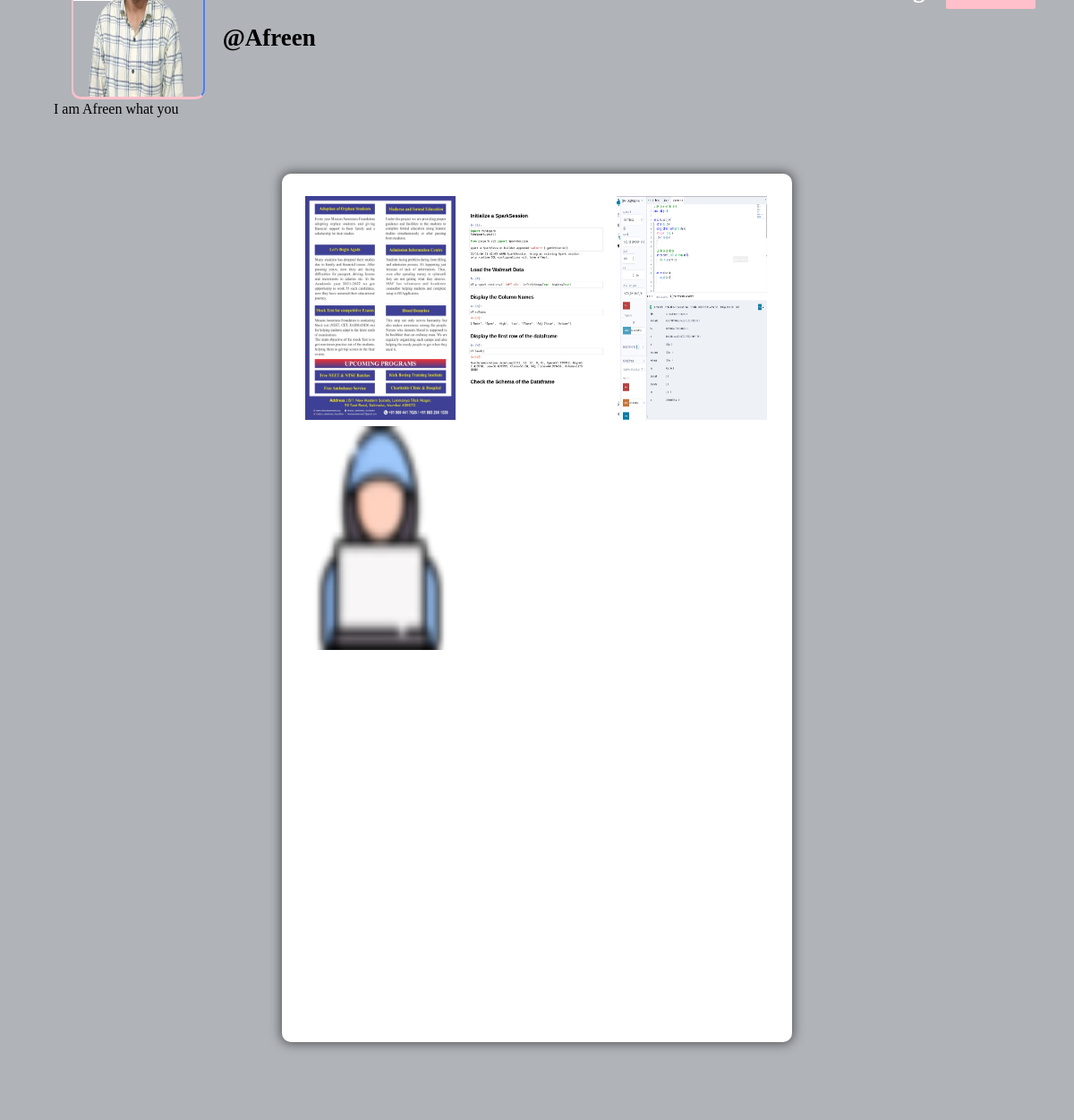
/profile/Afreen (signed in), run on the app's committed database.
### core/models/Profile.py (models this page shows, shortened)
class Profile(models.Model):
    user = models.ForeignKey(User, on_delete=models.CASCADE)
    id_user = models.IntegerField()
    bio = models.TextField(blank=True)
    profileimg = models.ImageField(upload_to='profile_images', default='blank-profile-picture.png')
    location = models.CharField(max_length=100, blank=True)

### core/models/Post.py (models this page shows, shortened)
class Post(models.Model):
    id = models.UUIDField(primary_key=True, default=uuid.uuid4)
    user = models.CharField(max_length=100)
    image = models.ImageField(upload_to='post_images')
    caption = models.TextField()
    created_at = models.DateTimeField(default=datetime.now)
    no_of_likes = models.IntegerField(default=0)

### core/views/profile.py (the view)
# urls.py: path('profile/<str:pk>', profile, name='profile'),
@login_required(login_url='signin')
def profile(request, pk):
    user_object = User.objects.get(username=pk)
    user_profile = Profile.objects.get(user=user_object)
    user_posts = Post.objects.filter(user=pk)
    user_post_length = len(user_posts)
    follower = request.user.username
    user = pk
    if FollowersCount.objects.filter(follower=follower,user=user).first():
        button_text = 'Unfollow'
    else:
        button_text = 'Follow'
    user_followers = len(FollowersCount.objects.filter(user=pk))
    user_following = len(FollowersCount.objects.filter(follower=pk))
    context = {
        'user_object':user_object,
        'user_profile':user_profile,
        'user_posts':user_posts,
        'user_post_length':user_post_length,
        'button_text':button_text,
        'user_followers':user_followers,
        'user_following':user_following
    }
    return render(request, 'profile.html', context)

### templates/profile.html (shortened to what this page needs)
{% load static %}
<!DOCTYPE html>
<html lang="en">
<head>
    <link rel="stylesheet" href="{% static 'css/main.min.css' %}">
    <link rel="stylesheet" href="{% static 'css/style.css' %}">
    <link rel="stylesheet" href="{% static 'css/color.css' %}">
    <link rel="stylesheet" href="{% static 'css/responsive.css' %}">
</head>
<body>
	<section>
			<div class="feature-photo">
				<figure><img src="{% static 'images/resources/timeline-1.jpg' %}" alt=""></figure>
				<form action="/follow" method="post">
					<div class="add-btn">
					{% if user_object.username == user.username %}
						<a href="/settings" title="" data-ripple="">Account Settings</a>
					{% else %}
						<a title="" data-ripple=""><button type="submit" style="background-color: #ffc0cb; border: #ffc0cb;">{{button_text}}</button></a>
					{% endif %}
					</div>
				</form>
				<div class="container-fluid">
					<div class="row merged">
						<div class="col-lg-2 col-sm-3">
							<div class="user-avatar">
								<figure>
									<img src={{user_profile.profileimg.url}} style="height: 250px; width: 100%;" alt="">
								</figure>
							</div>
						</div>
						<div class="col-lg-10 col-sm-9">
							<div class="timeline-info">
								<ul>
									<li class="admin-name">
									  <h5 style="color: black;white-space: nowrap; width: 110px; font-size: 27px;"><b>@{{user_profile.user.username}}</b></h5>
									</li>
								</ul>
							</div>
						</div>
					</div>
				</div>
			</div>
		</section>
		<section>
			<div class="bio">
				{{user_profile.bio}}
			</div>
		</section>
	<section>
		<div class="gap gray-bg">
			<div class="container-fluid">
				<div class="row">
					<div class="col-lg-12">
						<div class="row" id="page-contents">
							<div class="col-lg-3">
								<aside class="sidebar static">
								</aside>
							</div>
							<div class="col-lg-6">
								<div class="central-meta">
									<ul class="photos">
										{% for post in user_posts %}
										<li>
											<a class="strip" href={{post.image.url}} title="" data-strip-group="mygroup" data-strip-group-options="loop: false">
												<img src={{post.image.url}} style="height: 250px; width: 300px;" alt=""></a>
										</li>
										{% endfor %}
									</ul>
								</div>
							</div>
							<div class="col-lg-3">
								<aside class="sidebar static">
								</aside>
							</div>
						</div>
					</div>
				</div>
			</div>
		</div>
	</section>
</body>
</html>

### static/css/color.css (style rules this page uses)
#nprogress .bar, .timeline-info > ul li a::before, .add-btn > a, .activitiez > li::before, form button, .colla-apps > li a:hover, a.underline:before, .setting-row input:checked + label, .user-avatar:hover .edit-phto, .error-meta > a, .color-bg, .add-butn, .nav.nav-tabs.likes-btn > li a.active, a.dislike-btn, .drop > a:hover, .btn-view.btn-load-more:hover, .accordion .card h5 button[aria-expanded="true"], .chat-head, .f-page > figure em, .inbox-panel-head > ul > li > a, .nav-tabs--left .nav-link.active, .nav-tabs--left .nav-link.active:hover, footer .widget-title h4::before, #topcontrol, .sidebar .widget-title::before, .f-title::before, .g-post-classic > figure > i::after, .purify > a, .help-list > a:hover, .open-position::before, .info > a, .category-box:hover, .category-box.selected, a.main-btn, .section-heading::before, .getquot-baner, .more-branches > h4::before, .is-helpful > a, .cart-optionz > li > a:hover, .paginationz > li a:hover, .paginationz > li a.active, .shopping-cart, a.btn2:hover, .form-submit > input[type="submit"], button.submit-checkout, .delete-cart:hover, .proceed .button, .amount-area .update-cart, a.addnewforum, .apply-bttons > a { background: orange; }

### static/css/responsive.css (style rules this page uses)
@media screen and (max-width: 1281px) and (min-width: 1024px) { .photos > li { min-width: 32.2%; width: 32.2%; } }
@media screen and (max-width: 1281px) and (min-width: 1024px) { .timeline-info { line-height: 51px; } }
@media screen and (max-width: 1281px) and (min-width: 1024px) { .timeline-info .admin-name > h5 { font-size: 20px; } }
@media screen and (max-width: 1281px) and (min-width: 1024px) { .user-avatar { width: 80.2% } }

### data on the page
Profile: profileimg (picture), user.username "Afreen", bio "I am Afreen what you"
Post: image (picture)
Post: image (picture)
Post: image (picture)
Post: image (picture)
